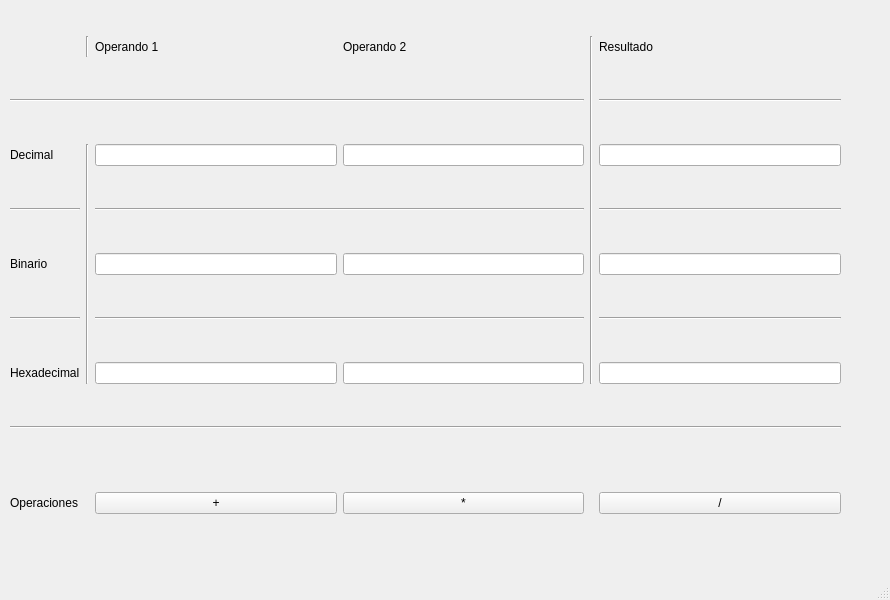
<?xml version="1.0" encoding="UTF-8"?>
<ui version="4.0">
 <class>MainWindow</class>
 <widget class="QMainWindow" name="MainWindow">
  <property name="geometry">
   <rect>
    <x>0</x>
    <y>0</y>
    <width>890</width>
    <height>600</height>
   </rect>
  </property>
  <property name="windowTitle">
   <string>MainWindow</string>
  </property>
  <widget class="QWidget" name="centralwidget">
   <widget class="QWidget" name="gridLayoutWidget">
    <property name="geometry">
     <rect>
      <x>10</x>
      <y>0</y>
      <width>831</width>
      <height>551</height>
     </rect>
    </property>
    <layout class="QGridLayout" name="gridLayout">
     <item row="3" column="0">
      <widget class="Line" name="line_2">
       <property name="orientation">
        <enum>Qt::Horizontal</enum>
       </property>
      </widget>
     </item>
     <item row="5" column="2" colspan="2">
      <widget class="Line" name="line_5">
       <property name="orientation">
        <enum>Qt::Horizontal</enum>
       </property>
      </widget>
     </item>
     <item row="2" column="3">
      <widget class="QLineEdit" name="lineEdit"/>
     </item>
     <item row="1" column="5">
      <widget class="Line" name="line_10">
       <property name="orientation">
        <enum>Qt::Horizontal</enum>
       </property>
      </widget>
     </item>
     <item row="6" column="3">
      <widget class="QLineEdit" name="lineEdit_8">
       <property name="readOnly">
        <bool>true</bool>
       </property>
      </widget>
     </item>
     <item row="4" column="0">
      <widget class="QLabel" name="label_5">
       <property name="maximumSize">
        <size>
         <width>16777215</width>
         <height>76</height>
        </size>
       </property>
       <property name="text">
        <string>Binario</string>
       </property>
      </widget>
     </item>
     <item row="9" column="3">
      <widget class="QPushButton" name="pushButton_2">
       <property name="text">
        <string>*</string>
       </property>
      </widget>
     </item>
     <item row="6" column="2">
      <widget class="QLineEdit" name="lineEdit_7">
       <property name="readOnly">
        <bool>true</bool>
       </property>
      </widget>
     </item>
     <item row="0" column="4" rowspan="7">
      <widget class="Line" name="line_6">
       <property name="orientation">
        <enum>Qt::Vertical</enum>
       </property>
      </widget>
     </item>
     <item row="4" column="3">
      <widget class="QLineEdit" name="lineEdit_5">
       <property name="readOnly">
        <bool>true</bool>
       </property>
      </widget>
     </item>
     <item row="3" column="2" colspan="2">
      <widget class="Line" name="line_3">
       <property name="orientation">
        <enum>Qt::Horizontal</enum>
       </property>
      </widget>
     </item>
     <item row="6" column="5">
      <widget class="QLineEdit" name="lineEdit_9">
       <property name="readOnly">
        <bool>true</bool>
       </property>
      </widget>
     </item>
     <item row="0" column="1">
      <widget class="Line" name="line_11">
       <property name="orientation">
        <enum>Qt::Vertical</enum>
       </property>
      </widget>
     </item>
     <item row="5" column="0">
      <widget class="Line" name="line_4">
       <property name="orientation">
        <enum>Qt::Horizontal</enum>
       </property>
      </widget>
     </item>
     <item row="2" column="0">
      <widget class="QLabel" name="label_4">
       <property name="maximumSize">
        <size>
         <width>16777215</width>
         <height>76</height>
        </size>
       </property>
       <property name="text">
        <string>Decimal</string>
       </property>
      </widget>
     </item>
     <item row="6" column="0">
      <widget class="QLabel" name="label_6">
       <property name="maximumSize">
        <size>
         <width>16777215</width>
         <height>76</height>
        </size>
       </property>
       <property name="text">
        <string>Hexadecimal</string>
       </property>
      </widget>
     </item>
     <item row="4" column="2">
      <widget class="QLineEdit" name="lineEdit_4">
       <property name="readOnly">
        <bool>true</bool>
       </property>
      </widget>
     </item>
     <item row="0" column="3">
      <widget class="QLabel" name="label_2">
       <property name="maximumSize">
        <size>
         <width>16777215</width>
         <height>21</height>
        </size>
       </property>
       <property name="text">
        <string>Operando 2</string>
       </property>
      </widget>
     </item>
     <item row="0" column="2">
      <widget class="QLabel" name="label">
       <property name="maximumSize">
        <size>
         <width>16777215</width>
         <height>21</height>
        </size>
       </property>
       <property name="text">
        <string>Operando 1</string>
       </property>
      </widget>
     </item>
     <item row="9" column="2">
      <widget class="QPushButton" name="pushButton">
       <property name="text">
        <string>+</string>
       </property>
      </widget>
     </item>
     <item row="2" column="5">
      <widget class="QLineEdit" name="lineEdit_2">
       <property name="readOnly">
        <bool>true</bool>
       </property>
      </widget>
     </item>
     <item row="0" column="5">
      <widget class="QLabel" name="label_3">
       <property name="maximumSize">
        <size>
         <width>16777215</width>
         <height>21</height>
        </size>
       </property>
       <property name="text">
        <string>Resultado</string>
       </property>
      </widget>
     </item>
     <item row="5" column="5">
      <widget class="Line" name="line_8">
       <property name="orientation">
        <enum>Qt::Horizontal</enum>
       </property>
      </widget>
     </item>
     <item row="9" column="5">
      <widget class="QPushButton" name="pushButton_3">
       <property name="text">
        <string>/</string>
       </property>
      </widget>
     </item>
     <item row="3" column="5">
      <widget class="Line" name="line_7">
       <property name="orientation">
        <enum>Qt::Horizontal</enum>
       </property>
      </widget>
     </item>
     <item row="2" column="1" rowspan="5">
      <widget class="Line" name="line">
       <property name="orientation">
        <enum>Qt::Vertical</enum>
       </property>
      </widget>
     </item>
     <item row="2" column="2">
      <widget class="QLineEdit" name="lineEdit_3"/>
     </item>
     <item row="4" column="5">
      <widget class="QLineEdit" name="lineEdit_6">
       <property name="readOnly">
        <bool>true</bool>
       </property>
      </widget>
     </item>
     <item row="1" column="0" colspan="4">
      <widget class="Line" name="line_9">
       <property name="orientation">
        <enum>Qt::Horizontal</enum>
       </property>
      </widget>
     </item>
     <item row="7" column="0" colspan="6">
      <widget class="Line" name="line_13">
       <property name="orientation">
        <enum>Qt::Horizontal</enum>
       </property>
      </widget>
     </item>
     <item row="8" column="0" colspan="6">
      <spacer name="horizontalSpacer_3">
       <property name="orientation">
        <enum>Qt::Horizontal</enum>
       </property>
       <property name="sizeHint" stdset="0">
        <size>
         <width>40</width>
         <height>21</height>
        </size>
       </property>
      </spacer>
     </item>
     <item row="9" column="0">
      <widget class="QLabel" name="label_7">
       <property name="text">
        <string>Operaciones</string>
       </property>
      </widget>
     </item>
    </layout>
   </widget>
  </widget>
  <widget class="QMenuBar" name="menubar">
   <property name="geometry">
    <rect>
     <x>0</x>
     <y>0</y>
     <width>890</width>
     <height>24</height>
    </rect>
   </property>
  </widget>
  <widget class="QStatusBar" name="statusbar"/>
 </widget>
 <resources/>
 <connections/>
</ui>
